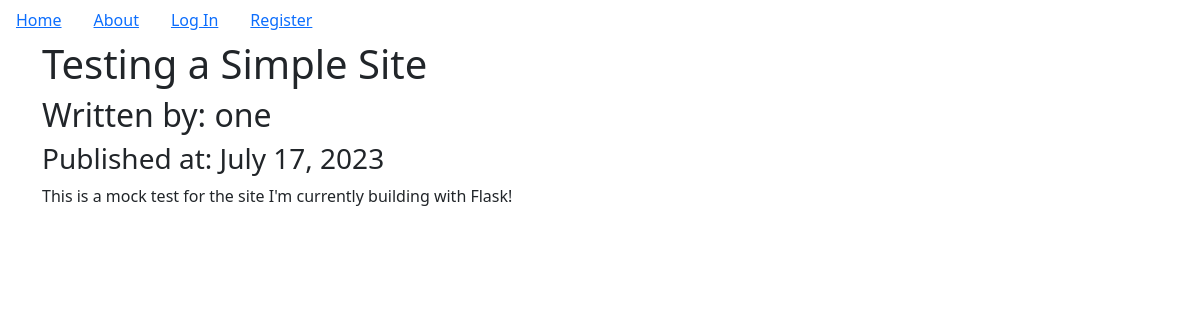
The page /1 on the database its author committed.
### petcompanyblog/models.py (models this page shows, shortened)
class BlogPost(db.Model):
    users = db.relationship(User)
    id = db.Column(db.Integer, primary_key=True)
    user_id = db.Column(db.Integer, db.ForeignKey('users.id'), nullable=False)
    date = db.Column(db.DateTime, nullable=False, default = datetime.utcnow)
    title = db.Column(db.String(140), nullable=False)
    text = db.Column(db.Text, nullable=False)

class User(db.Model, UserMixin):
    __tablename__ = 'users'
    id = db.Column(db.Integer, primary_key=True)
    profile_image = db.Column(db.String(64), nullable=False, default='default_profile.png')
    email = db.Column(db.String(64), unique=True, index=True)
    username = db.Column(db.String(64), unique=True, index=True)
    password_hash = db.Column(db.String(128))
    posts = db.relationship('BlogPost', backref='author', lazy=True)

### petcompanyblog/users/views.py (the view)
@users.route('/<username>')
def user_post(username):
    page = request.args.get('page', 1, type=int)
    user = User.query.filter_by(username=username).first_or_404()
    blog_posts = BlogPost.query.filter_by(author=user).order_by(BlogPost.date.desc()).paginate(page=page, per_page=5)
    return render_template('user_blog_posts.html', blog_posts=blog_posts, user=user)

### petcompanyblog/blog_posts/views.py (called while the page is built)
@blog_posts.route('/<int:blog_post_id>')
def blog_post(blog_post_id):
    blog_post = BlogPost.query.get_or_404(blog_post_id)
    return render_template('blog_post.html',title=blog_post.title,
                            date=blog_post.date,post=blog_post
    )

### petcompanyblog/templates/blog_post.html (shortened to what this page needs)
{% extends "base.html" %}
{% block content %}
    <div class="jumbotron">
        <h1>{{ post.title }}</h1>
        <h2>Written by: {{ post.author.username }}</h2>
        <h3> Published at: {{ post.date.strftime('%B %d, %Y') }}</h3>
        <p>{{post.text}}</p>
    </div>
{% endblock %}

### rows shown on the page
BlogPost: title "Testing a Simple Site", date "July 17, 2023", text "This is a mock test for the site I'm currently building with Flask!"
User: author.username "one"
